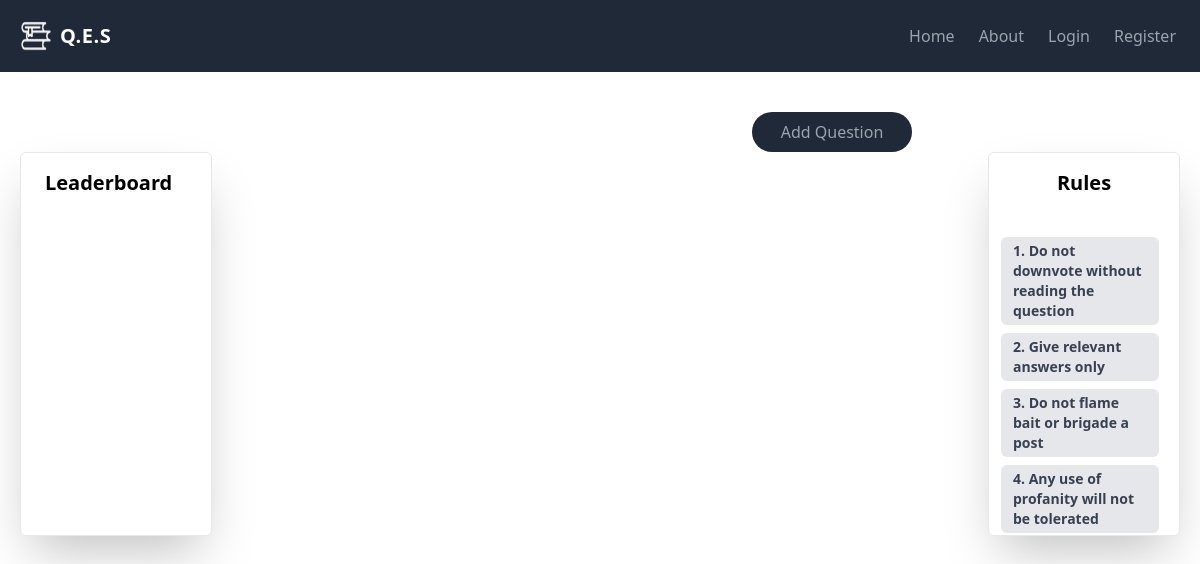
The app's page /, older data.
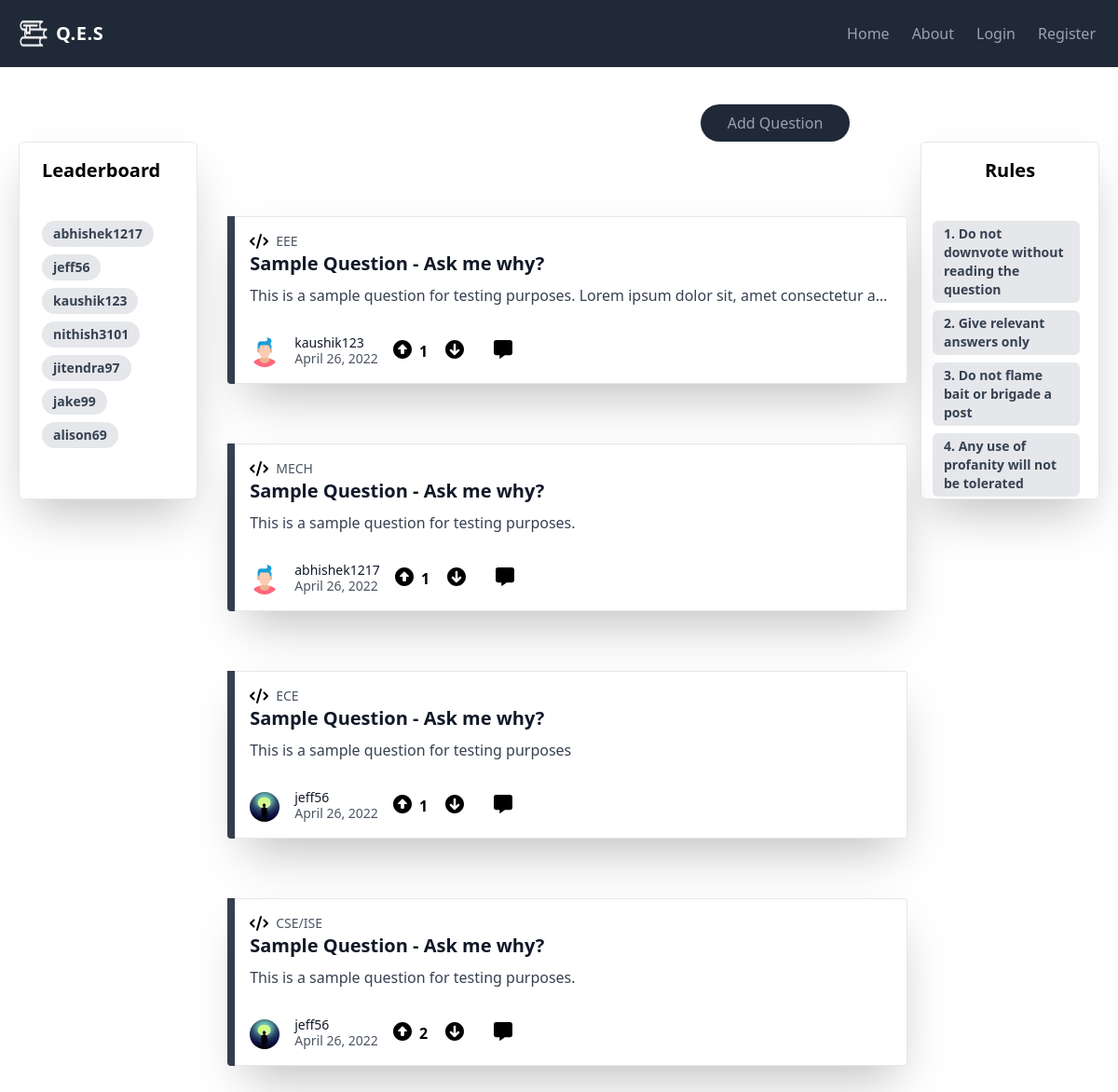
The same page, newer data.
### users/models.py (models this page shows, shortened)
class Profile(models.Model):
    user = models.OneToOneField(User, on_delete=models.CASCADE)
    gender = models.CharField(max_length=20)
    age = models.IntegerField(null=True)
    reputation = models.IntegerField(blank=True,null=True)
    phone = models.CharField(max_length=10)
    profile_pic = models.ImageField(default='default.png',upload_to='profile_pics')

### QES/models.py (models this page shows, shortened)
class Questions(models.Model):
    title = models.TextField()
    content = models.TextField()
    category = models.CharField(max_length=255,choices=categories,default='CSE/ISE')
    upvotes = models.ManyToManyField(User,related_name="upvotes")
    downvoted = models.CharField(max_length=6,default='False')
    totalvotes = models.SmallIntegerField(default=0)
    date_posted = models.DateTimeField(auto_now_add=True)
    author = models.ForeignKey(User, on_delete=models.CASCADE)

### QES/views.py (the view)
# urls.py: path('',QuestionsListView.as_view(),name="home"),
class QuestionsListView(ListView):
    model = Questions
    template_name = 'home.html' # <app>/<model>_<viewtype>.html
    context_object_name = "questions"
    ordering = ['-date_posted']
    def get_context_data(self, **kwargs):
        context = super(QuestionsListView, self).get_context_data()
        context['profiles'] = Profile.objects.all().order_by('-reputation')[:7]
        return context

### templates/home.html (shortened to what the changed rows need)
{% extends 'base.html' %}
{% block content %}
<main>
    <div
        class="max-w-sm rounded-md overflow-hidden h-96 w-48 mt-20 mx-5 border-r border-b border-l border-t border-gray-200 shadow-2xl">
        <div class="px-6 pt-4 pb-2">
            {% for profile in profiles%}
            <span
                class="inline-block bg-gray-200 rounded-full px-3 py-1 text-sm font-semibold text-gray-700 mr-2 mb-2">{{ profile.user.username}}</span>
            {% endfor %}
        </div>
    </div>
    {% for question in questions%}
    <div class="p-20 content-center justify-center">
        <div class="w-5/6 pb-72 lg:max-w-full lg:flex justify-center mx-24 -mt-96">
            <div class="lg:w-2 flex-none bg-cover rounded-t lg:rounded-t-none lg:rounded-l text-center overflow-hidden bg-gray-700">
            </div>
            <div
                class="border-r border-b border-l border-gray-100 lg:border-l-0 lg:border-t lg:border-gray-200 bg-white rounded-b lg:rounded-b-none lg:rounded-r p-4 w-5/6 shadow-2xl">
                <a href="{% url 'qna' question.id %}">
                    <div class="mb-8">
                        <p class="text-sm text-gray-600 flex items-center">
                            {{ question.category }}
                        </p>
                        <div class="text-gray-900 font-bold text-xl mb-2">{{ question.title }}</div>
                        <p class="w-full text-gray-700  text-base overflow-hidden whitespace-nowrap text-ellipsis">{{ question.content }}</p>
                    </div>
                </a>
                <div class="flex items-center">
                    <img class="w-8 h-8 rounded-full mr-4" src="{{ question.author.profile.profile_pic.url }}" alt="pic">
                    <div class="text-sm">
                        <p class="text-gray-900 leading-none">{{ question.author.username }}</p>
                        <p class="text-gray-600">{{ question.date_posted|date:"F d, Y" }}</p>
                    </div>
                    <div class="inline-block">
                    {% if request.user.is_authenticated %}
                    <form action="{% url 'upvoted-question' %}" method="post" class="upvote-form inline-block pl-4" id="{{ question.id }}">
                        {% csrf_token %}
                        <input type="hidden" name = "quest_id" value = {{ question.id }}>
                        <button type = "submit" mx-10" id="upvote-button" value="{{ question.id }}">
                            <svg class="w-5 h-5 transition ease-in-out delay-150 hover:-translate-y-1 hover:scale-110 duration-300" xmlns="http://www.w3.org/2000/svg" viewBox="0 0 512 512">
                                <path
                                    d="M256 0C114.6 0 0 114.6 0 256s114.6 256 256 256c141.4 0 256-114.6 256-256S397.4 0 256 0zM382.8 246.1C380.3 252.1 374.5 256 368 256h-64v96c0 17.67-14.33 32-32 32h-32c-17.67 0-32-14.33-32-32V256h-64C137.5 256 131.7 252.1 129.2 246.1C126.7 240.1 128.1 233.3 132.7 228.7l112-112c6.248-6.248 16.38-6.248 22.62 0l112 112C383.9 233.3 385.3 240.1 382.8 246.1z" />
                            </svg>
                        </button>
                    </form>
                        <span class="absolute inline-block font-bold pl-1 upvote-count{{ question.id }}">{{ question.totalvotes }}</span>
                    <form action="{% url 'downvoted-question' %}" method="post" class="downvote-form inline-block pl-8" id = "{{ question.id }}">
                        {% csrf_token %}
                        <input type="hidden" name = "q_id" value={{ question.id }}>
                        <button class="mx-15" id="downvote-button" value={{ question.id }}>
                            <svg class="w-5 h-5 transition ease-in-out delay-150 hover:-translate-y-1 hover:scale-110 duration-300" xmlns="http://www.w3.org/2000/svg" viewBox="0 0 512 512"><path d="M256 512c141.4 0 256-114.6 256-256s-114.6-256-256-256C114.6 0 0 114.6 0 256S114.6 512 256 512zM129.2 265.9C131.7 259.9 137.5 256 144 256h64V160c0-17.67 14.33-32 32-32h32c17.67 0 32 14.33 32 32v96h64c6.469 0 12.31 3.891 14.78 9.875c2.484 5.984 1.109 12.86-3.469 17.44l-112 112c-6.248 6.248-16.38 6.248-22.62 0l-112-112C128.1 278.7 126.7 271.9 129.2 265.9z"/></svg>
                        </button>
                    </form>
                        {% else %}
                        <a class="mx-15 inline-block pl-4" href={% url 'login' %}>
                        <span class="absolute inline-block font-bold pl-1" id="upvote_count">{{ question.totalvotes }}</span>
                        <a class="mx-15 inline-block pl-8" href={% url 'login' %}>
                        {% endif %}
                        <button class="mx-7 inline-block" onclick="location.href='{% url 'qna' question.id %}'">
                        </button>
                    </div>
                </div>
            </div>
        </div>
    </div>
    {% endfor %}
</main>
{% endblock content %}

Row changes from the older to the newer data that the page shows:
added Profile: user.username "abhishek1217"
added Profile: user.username "jeff56"
added Profile: user.username "kaushik123"
added Profile: user.username "nithish3101"
added Profile: user.username "jitendra97"
added Profile: user.username "jake99"
added Profile: user.username "alison69"
added Questions: category "EEE", title "Sample Question - Ask me why?", content "This is a sample question for testing purposes. Lorem ipsum dolor sit, amet consectetur a…", author.profile.profile_pic (placeholder picture), author.username "kaushik123", date_posted "April 26, 2022", totalvotes "1"
added Questions: category "MECH", title "Sample Question - Ask me why?", content "This is a sample question for testing purposes.", author.profile.profile_pic (placeholder picture), author.username "abhishek1217", date_posted "April 26, 2022", totalvotes "1"
added Questions: category "ECE", title "Sample Question - Ask me why?", content "This is a sample question for testing purposes", author.profile.profile_pic (picture), author.username "jeff56", date_posted "April 26, 2022", totalvotes "1"
added Questions: category "CSE/ISE", title "Sample Question - Ask me why?", content "This is a sample question for testing purposes.", author.profile.profile_pic (picture), author.username "jeff56", date_posted "April 26, 2022", totalvotes "2"
